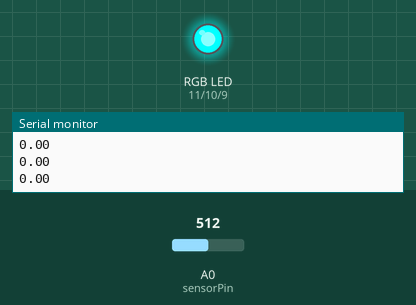
This sketch was run on a simulated Arduino Uno, built with avr-gcc and run on an emulated ATmega328P. On the bench: an RGB LED mixed from three pins (HIGH = lit), the last lines printed to the serial monitor. Inputs (shaded band) come from the test bench; at power-on: A0 (sensorPin) = 512. Dim RGB values are drawn brighter than linear.

Above: at 1.2 s.
1.3 s: A0 (sensorPin) set to 549
At 1.9 s:
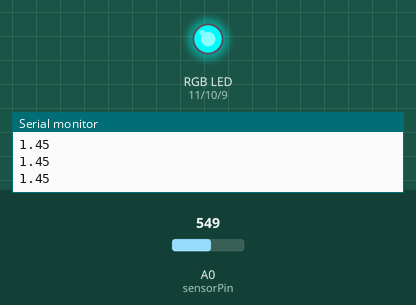
2.8 s: A0 (sensorPin) set to 716
At 3.1 s:
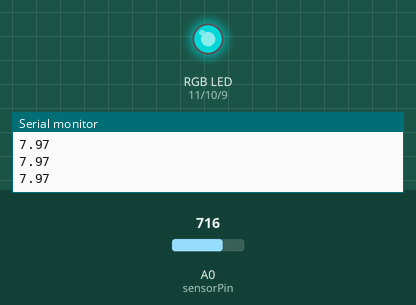
4.3 s: A0 (sensorPin) set to 900
At 5.4 s:
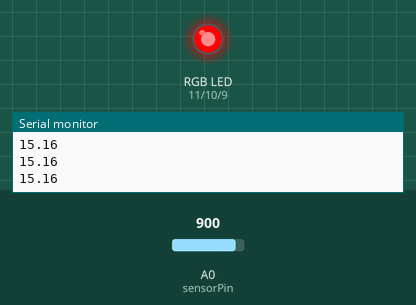
5.8 s: A0 (sensorPin) set to 940
At 6.6 s:
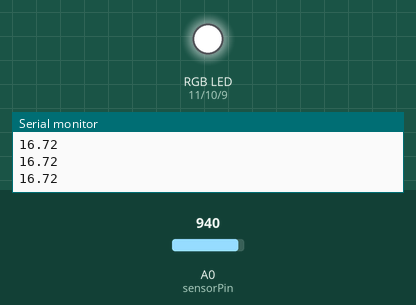
Timing chart, 0 to 8.3 s (numbered marks = the images above; inputs shaded):
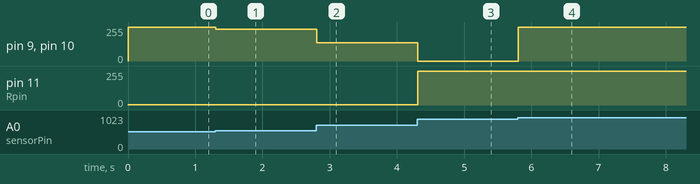

The sketch:

makeuoftScript1.ino
```cpp
#define Rpin 11
#define Gpin 10
#define Bpin 9
#define delayLEDS 1
#define sensorPin A0
#define top 15
#define bottom 0
float r = 0, g = 0, b = 0;
float mid = top - bottom;
float midmid = top - mid;

float sensorValue = 0, filteredSignal = 0;

void setup ()
    {
    Serial.begin (9600);
    }

void loop ()
    {
    MainFunction();
    }

void MainFunction()
    {
    sensorValue = (float) analogRead(sensorPin) * (5.0 / 1024) - 2.5;
    FilterSignal(sensorValue);
    Serial.println(filteredSignal);
    CompareSignalFiltered(filteredSignal);
    }

void FilterSignal(float sensorSignal)
    {
    filteredSignal = (8 * sensorSignal);
    }

void CompareSignalFiltered(float filteredSignal)
    {
    r = map(filteredSignal, mid, top, 0, 255);
    g = map(filteredSignal, top - midmid, bottom + midmid, 0, 255);
    b = map(filteredSignal, mid, bottom, 0, 255);
    RGBColor(r, g, b);
    }

void RGBColor(int Rcolor, int Gcolor, int Bcolor)
    {
    analogWrite(Rpin, Rcolor);
    analogWrite(Gpin, Gcolor);
    analogWrite(Bpin, Bcolor);
    delay(delayLEDS);
    }
```

Measured:
- the behaviour switches between 921 and 922 on A0 (sensorPin) (found by bisection; images 3 and 4)
- after the input at 1.3 s, pin 9 (Bpin), pin 10 (Gpin): 255/255 → 238/255 at once
- after the input at 2.8 s, pin 9 (Bpin), pin 10 (Gpin): 238/255 → 136/255 at once
- after the input at 4.3 s, pin 9 (Bpin), pin 10 (Gpin): 136/255 → 0/255 at once; pin 11 (Rpin): 1/255 → 255/255 at once
- after the input at 5.8 s, pin 9 (Bpin), pin 10 (Gpin): 0/255 → 255/255 at once
